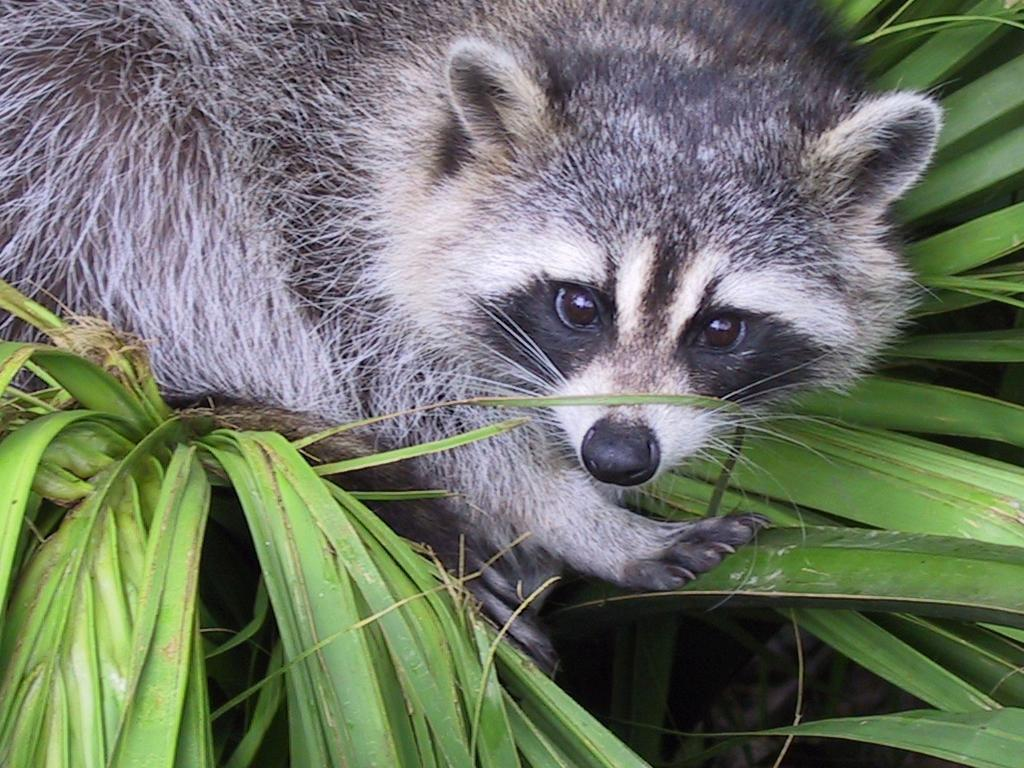
#> input picture Computer Vision/1.0/lena.jpg, 1024 x 768 px
$ jupyter execute 'Working with Images (1).ipynb'   (Python 2 division)
#> lines starting #> are read from the running program, lines starting #| are printed output that depends on the picture
[cell 1]
import skimage.io as io
import matplotlib.pyplot as plt
import numpy as np

# Read the image
# img = io.imread('lena.jpg')
img = plt.imread('lena.jpg')
#> img is the input picture: shape (768, 1024, 3); mean R, G, B 110.7, 117.7, 102.1
plt.imshow(img)
plt.show()

[cell 2]
img.shape
#> Out = (768, 1024, 3)

[cell 3]
img

[cell 4]
# Split
red = img[:, :, 0]
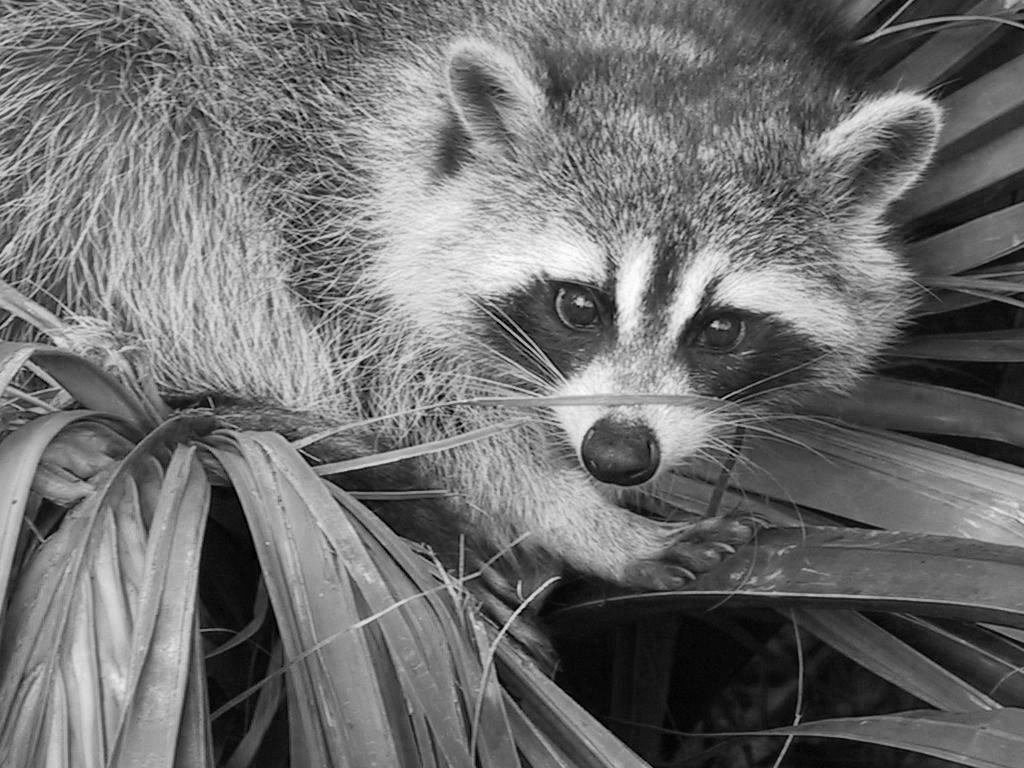
#> red: shape (768, 1024); min 0, max 255, mean 110.7
green = img[:, :, 1]
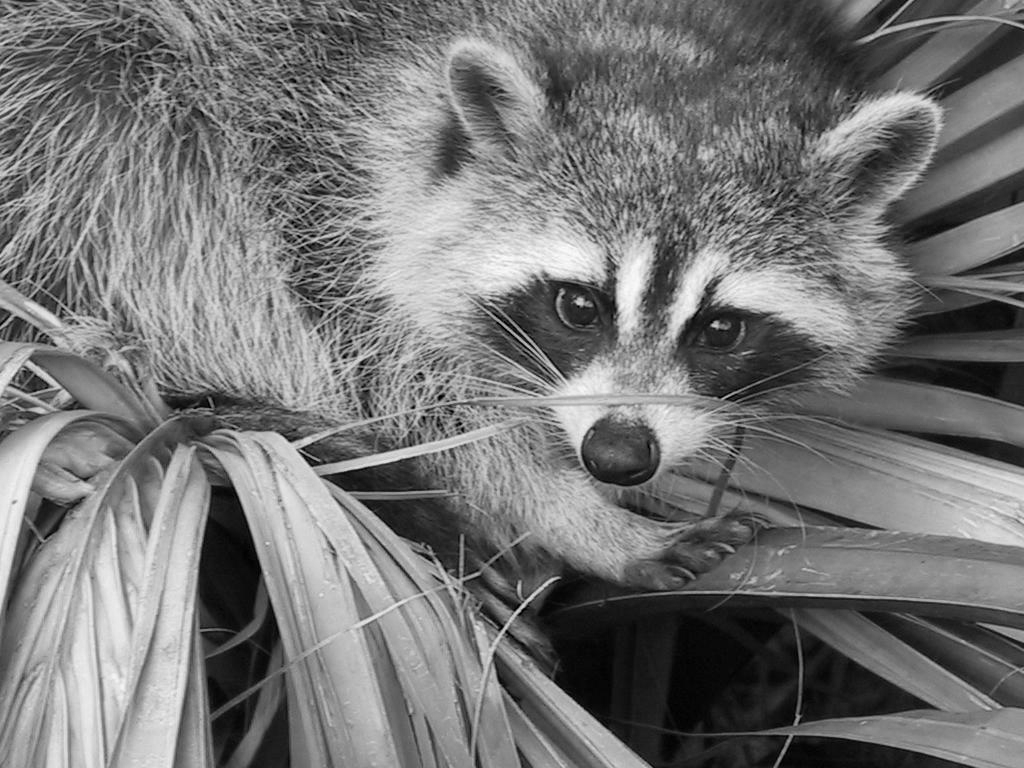
#> green: shape (768, 1024); min 0, max 252, mean 117.7
blue = img[:, :, 2]
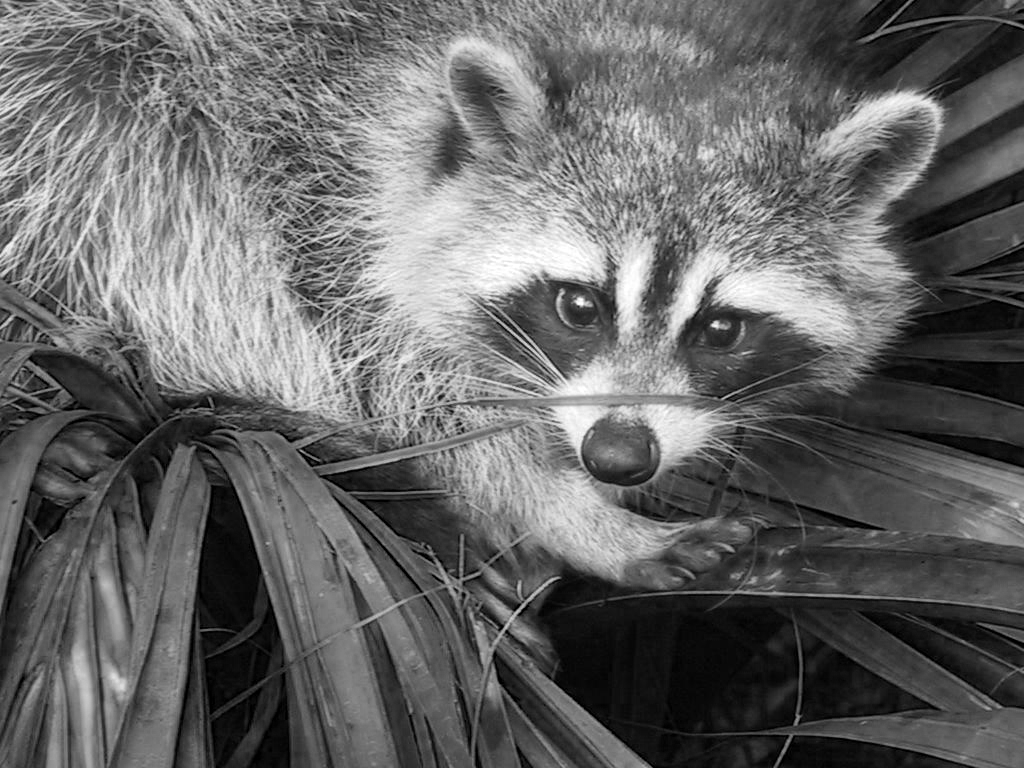
#> blue: shape (768, 1024); min 0, max 255, mean 102.1

[cell 5]
plt.imshow(red, cmap="Reds")
plt.show()

[cell 6]
plt.imshow(green, cmap="Greens")
plt.show()

[cell 7]
plt.imshow(blue, cmap="Blues")
plt.show()

[cell 8]
def filtering(img, f=3):

    # Dimensions from the input shape
#> called with f = 3
    (rows, col, channels) = img.shape
#> rows = 768; col = 1024; channels = 3

    # Initialize "hyper parameters"
    stride = 2

    # Dimensions of the output
    n_rows = int(1 + (rows - f) / stride)
#> n_rows = 383
    n_col = int(1 + (col - f) / stride)
#> n_col = 511
    n_channels = channels
#> n_channels = 3

    # Initialize output matrix A
    n_img = np.zeros((n_rows, n_col, n_channels))

    # iterate through img
    for h in range(n_rows):
        for w in range(n_col):
            for c in range (n_channels):
                vert_start = h*stride
                vert_end = vert_start + f
                horiz_start = w*stride
                horiz_end = horiz_start + f

                # extract slice we are dealing with
                n_slice = img[vert_start:vert_end, horiz_start:horiz_end, c]

                # Compute the filtering operation on the slice
                n_img[h, w, c] = np.mean(n_slice, dtype=int)
    return n_img

[cell 9]
A = filtering(img)
print A.shape
#| (383, 511, 3)
plt.imshow(A)
plt.show()

[cell 10]
A = filtering(img, f=11)
#> call 2 of filtering, with f = 11
#> after the loop in filtering (call 2), `for h in range(n_rows):`:
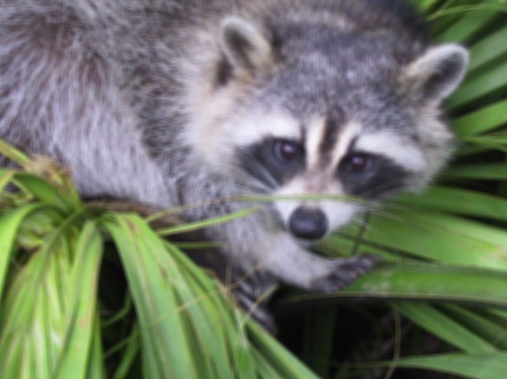
#> n_img: shape (379, 507, 3) float64; mean R, G, B 110.5, 117.4, 102.1
print A.shape
#| (379, 507, 3)
plt.imshow(A)
plt.show()

[cell 11]
A = filtering(img, f=25)
#> call 3 of filtering, with f = 25
#> after the loop in filtering (call 3), `for h in range(n_rows):`:
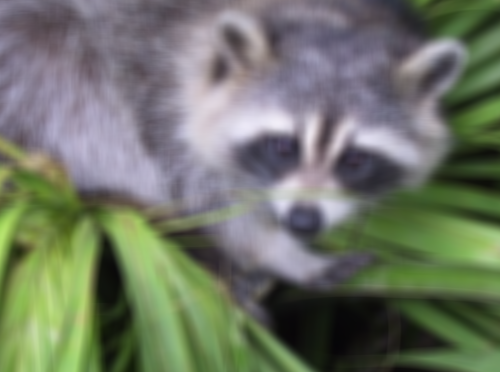
#> n_img: shape (372, 500, 3) float64; mean R, G, B 110.9, 117.6, 102.7
#> after the loop in filtering (call 3), `for h in range(n_rows):`:
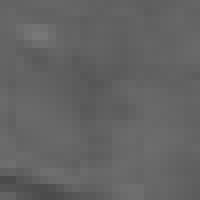
#> n_slice: shape (25, 25) (shown 8 times larger); min 75, max 120, mean 99.4
print A.shape
#| (372, 500, 3)
plt.imshow(A)
plt.show()
